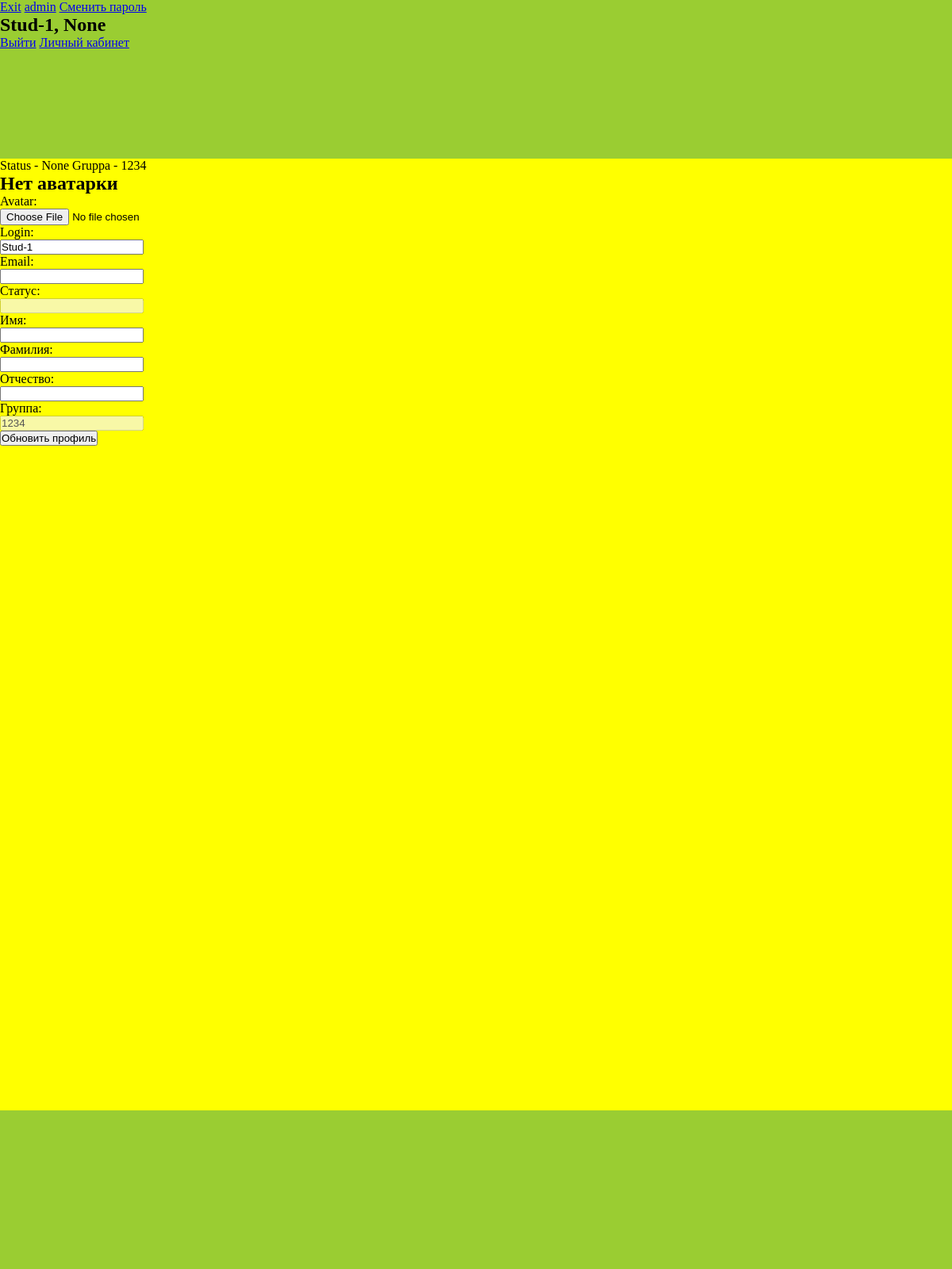
The page /profile/ (signed in) on the database as committed earlier.
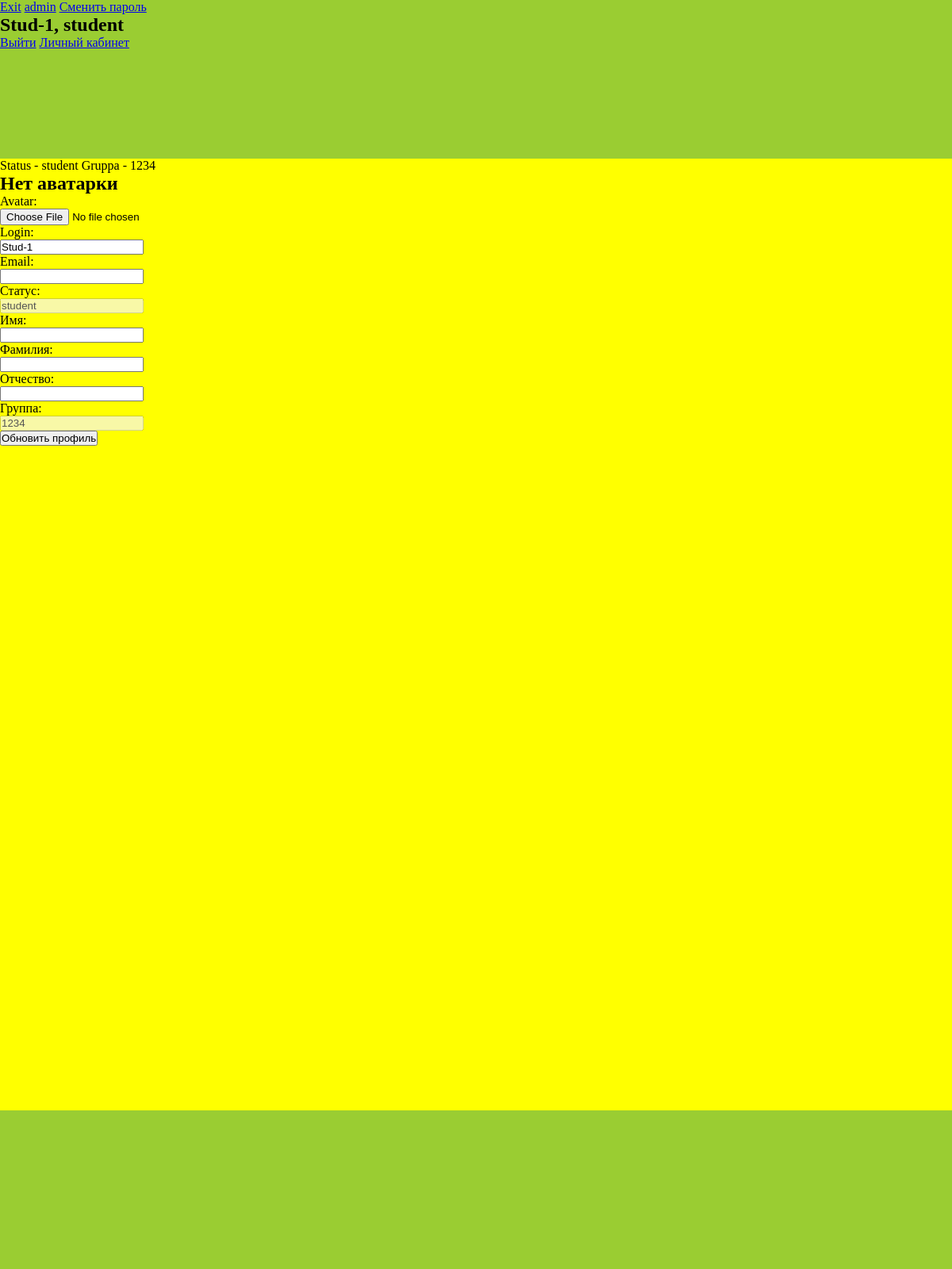
The same page on the database as committed later.
### users/models.py (models this page shows, shortened)
class CustomUser(AbstractUser):
    image = models.ImageField(upload_to='avatar/%Y/%m/%d',
                blank=True, null=True, verbose_name='Avatar')
    status = models.CharField(max_length=150, choices = CHOICES, default = 'status', blank=True, null=True,
                verbose_name='Статус')
    middle_name = models.CharField(max_length=150, blank=True, null=True,
                verbose_name='Отчество')
    gruppa = models.CharField(max_length=150, blank=True, null=True,
                verbose_name='Группа')
    number = models.IntegerField(verbose_name="Личный номер", blank=True, null=True,)
    class Meta:
        verbose_name = "Пользователь"
        verbose_name_plural = "Пользователя"

### users/views.py (the view)
# urls.py: path('profile/', views.profile, name='profile'),
@login_required
def profile(request):
    user=request.user
    prof = CustomUser.objects.get(username=user.username)
    if request.method == 'POST':
        form = ProfileUserForm(request.POST, request.FILES, instance=user)
        if form.is_valid():# and form_image.is_valid():
            form.save()
    else:
        form = ProfileUserForm(instance=user)
    return render(request, "users/profile.html",{'form':form, 'prof':prof,})# 'form_image':form_image})

### users/forms.py
class ProfileUserForm(forms.ModelForm):
    username=forms.CharField(label="Login",widget=forms.TextInput(attrs={'class':'form-input'}))
    email=forms.CharField(required=False, label="Email",widget=forms.TextInput(attrs={'class':'form-input'}))
    status = forms.CharField(disabled=True, label="Статус",widget=forms.TextInput(attrs={'class':'form-input'}))
    middle_name = forms.CharField(label='Отчество')
    gruppa = forms.CharField(disabled=True, label='Группа')
    class Meta:
        model = get_user_model()
        fields=['image','username','email','status','first_name','last_name', 'middle_name', 'gruppa']#, 'status_user']
        labels={
            'first_name':'Имя',
            'last_name':'Фамилия',
            'middle_name':'Отчество',
        }
        widgets={
            'first_name':forms.TextInput(attrs={'class':'form-input'}),
            'last_name':forms.TextInput(attrs={'class':'form-input'}),
            'middle_name':forms.TextInput(attrs={'class':'form-input'}),
            'gruppa':forms.TextInput(attrs={'class':'form-input'}),
        }

### users/templates/users/profile.html (shortened to what this page needs)
{% extends "base.html" %}
{% block header %}
    <a href="{% url 'users:logout_user' %}">Exit</a>
    <a href="{% url 'admin:index' %}"target='_blank'>admin</a>
    <a href="{% url 'users:change_password' %}">Сменить пароль</a>
{% endblock %}
{% block sidebar %}
Status - {{request.user.status}}  Gruppa - {{request.user.gruppa}}
<form action=""method='post'enctype='multipart/form-data'>
    {% if request.user.image %}
        <img src="{{user.image.url}}" alt="avatar"width='150px'height='150px'>
    {% else %}
        <h2>Нет аватарки</h2>
    {% endif %}
    {%for f in form%}
        <p>{{f.label_tag}}</p>
        <p>{{f}}</p>
    {%endfor%}
    <button type='submit'>Обновить профиль</button>
</form>
{% endblock %}

### templates/base.html (shortened to what this page needs)
{%load static%}
<!DOCTYPE html>
<html lang="en">
<head>
    <link rel="stylesheet" href="{% static 'css/style.css' %}">
</head>
<body>
    <div class="header">
        {%block header%}
        {%endblock%}
        {%if not request.user.is_authenticated%}
            <a href="{% url 'users:login_user' %}">Войти</a>
            <a href="{% url 'users:logout_user' %}">Выйти</a>
        {%else%}
            <h2>{{request.user.username}}, {{request.user.status}}</h2>
            <a href="{% url 'users:logout_user' %}">Выйти</a>
            <a href="{% url 'users:profile' %}">Личный кабинет</a>
        {%endif%}
    </div>
    <div class="sidebar">
        {%block sidebar%}
        {%endblock%}
    </div>
    <div class="footer">
    </div>
</body>
</html>

Rows that differ between the two databases and show on the page:
changed CustomUser "Stud-1": user.status "None" → "student"; status (not shown) → "student"
